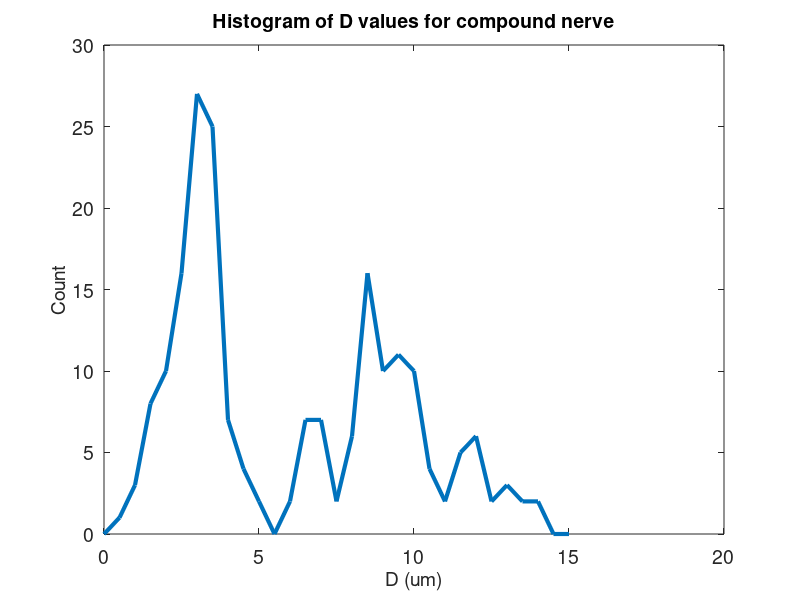

MATLAB code for this plot:
D1 = normrnd(9, 2, 100, 1);
D2 = normrnd(3, 1, 100, 1);
Dvalues = sort([D1' D2']');
bincentres = 0:0.5:15;
Dvalues_hist = hist(Dvalues,bincentres);
figure
plot(bincentres,Dvalues_hist,'LineWidth',3)
set(gca,'FontSize',14)
xlabel('D (um)','FontSize',14)
ylabel('Count','FontSize',14)
title('Histogram of D values for compound nerve','FontSize',14)

save('Dvalues.mat','Dvalues','D1','D2')